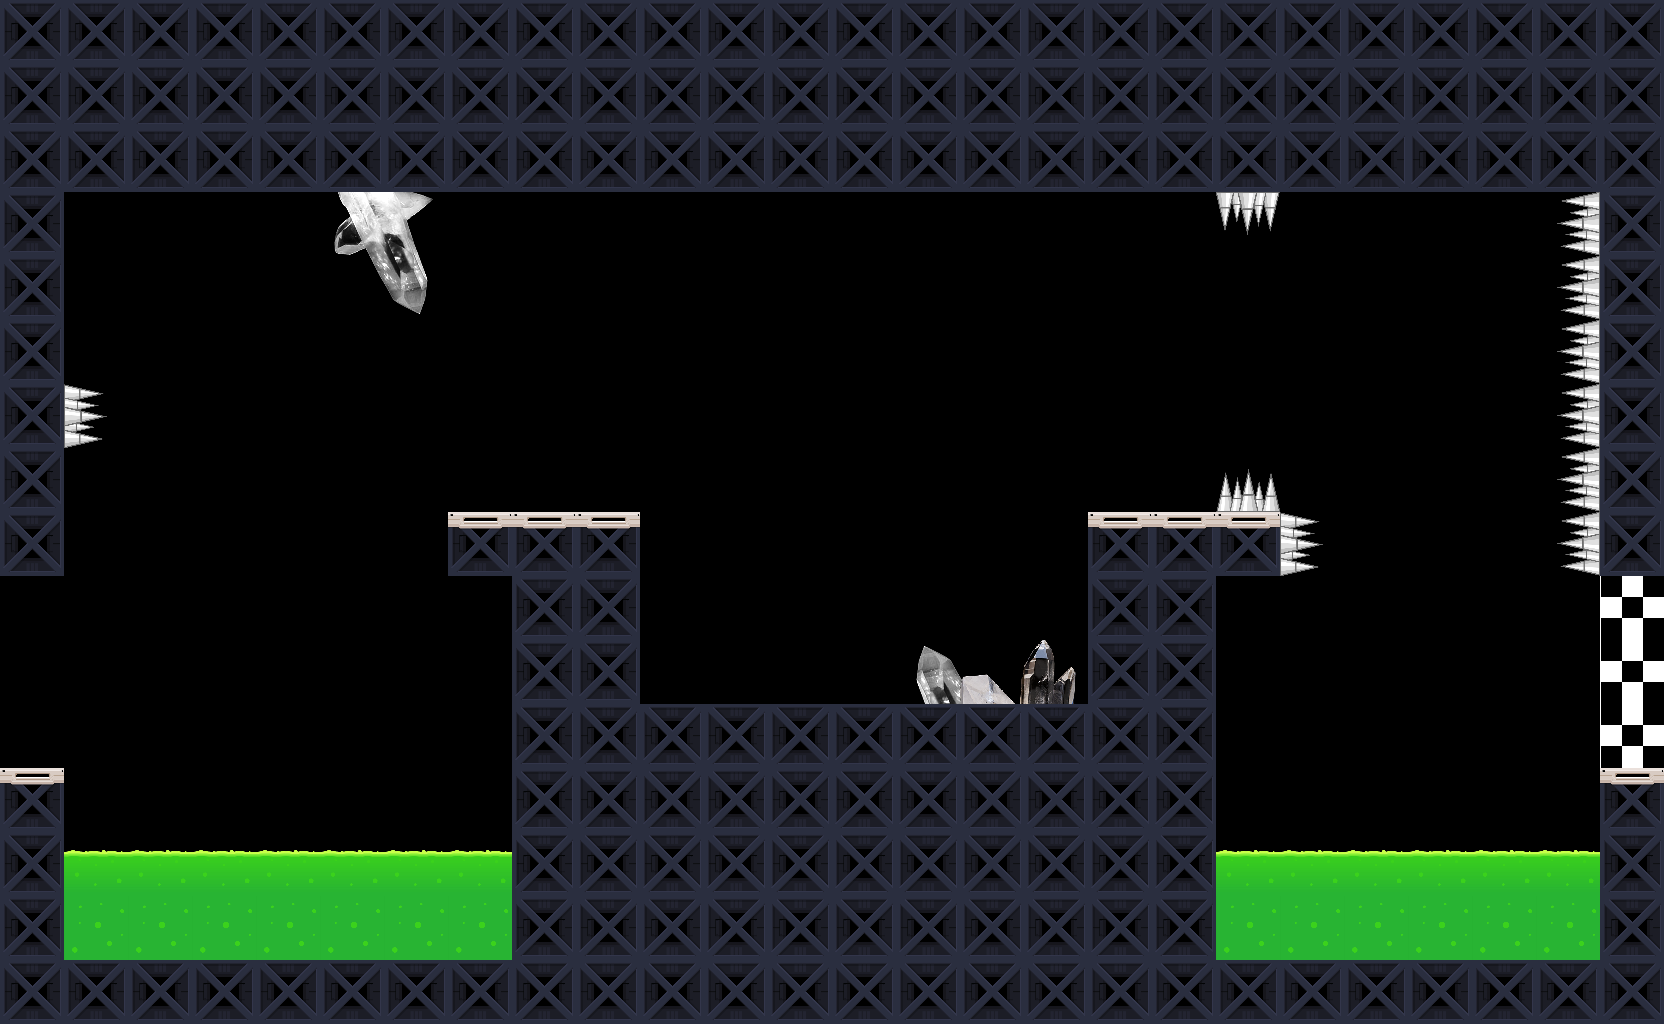

A 2D game scene composited from a Tiled map and its tileset images. What follows is a short description and the map's XML, with each tile layer's data collapsed to a summary:
An orthogonal 26x16 tile map with 64x64 px tiles, 3 tile layers (BG, L0, UI) and 24 objects (6x static, 2x Mine, SpawnPoint, Sensor, EsatWallTop, ...).

<map version="1.2" tiledversion="2019.05.08" orientation="orthogonal" renderorder="left-up" width="26" height="16" tilewidth="64" tileheight="64" infinite="0" nextlayerid="11" nextobjectid="38">
 <properties>
  <property name="isBoundingBox" type="bool" value="true" />
  <property name="isDebug" type="bool" value="true" />
  <property name="isFollow" type="bool" value="false" />
  <property name="isPhyDebug" type="bool" value="true" />
  <property name="isScrollX" type="bool" value="false" />
  <property name="isScrollY" type="bool" value="false" />
 </properties>
 <tileset firstgid="1" name="Tiles" tilewidth="128" tileheight="128" tilecount="15" columns="0">
  <grid orientation="orthogonal" width="1" height="1" />
  <tile id="1" type="TR-1">
   <properties>
    <property name="PE_Key" value="NA" />
    <property name="PhysicsBody" value="BOUNDING_BOX" />
    <property name="TAG" type="int" value="80" />
    <property name="isDynamic" type="bool" value="false" />
    <property name="isUseOnContact" type="bool" value="false" />
    <property name="isUsePhysics" type="bool" value="true" />
   </properties>
   <image width="64" height="64" source="Tile2.png" />
   <objectgroup draworder="index">
    <object id="1" x="0" y="0" width="64" height="64" />
   </objectgroup>
  </tile>
  <tile id="4" type="TR-0">
   <properties>
    <property name="PE_Key" value="NA" />
    <property name="PhysicsBody" value="BOUNDING_BOX" />
    <property name="TAG" type="int" value="82" />
    <property name="isDynamic" type="bool" value="false" />
    <property name="isUseOnContact" type="bool" value="false" />
    <property name="isUsePhysics" type="bool" value="true" />
   </properties>
   <image width="64" height="64" source="Tile5.png" />
   <objectgroup draworder="index">
    <object id="1" x="0" y="0" width="64" height="64" />
   </objectgroup>
  </tile>
  <tile id="15" type="Acid">
   <properties>
    <property name="CategoryBitmask" value="100000_000000_000000_000000" />
    <property name="CollisionBitmask" value="000000_000000_11111111_11111111" />
    <property name="ContactTestBitmask" value="11111111_11111111_11111111_11111111" />
    <property name="GameObject" value="Hostile" />
    <property name="GivesDamage" type="int" value="100" />
    <property name="Group" type="int" value="0" />
    <property name="PE_Key" value="NA" />
    <property name="PhysicsBody" value="BOUNDING_BOX" />
    <property name="TAG" type="int" value="100" />
    <property name="canGiveDamage" type="bool" value="false" />
    <property name="canTakeDamage" type="bool" value="false" />
    <property name="health" value="INF" />
    <property name="isDynamic" type="bool" value="false" />
    <property name="isUseOnContact" type="bool" value="false" />
    <property name="isUsePhysics" type="bool" value="true" />
   </properties>
   <image width="64" height="64" source="Acid_Bottom.png" />
   <objectgroup draworder="index">
    <object id="1" x="0" y="0" width="4" height="64" />
   </objectgroup>
  </tile>
  <tile id="16" type="AcidTop">
   <properties>
    <property name="CategoryBitmask" value="010000_000000_000000_000000" />
    <property name="CollisionBitmask" value="000000_000000_11111111_11111111" />
    <property name="ContactTestBitmask" value="11111111_11111111_11111111_11111111" />
    <property name="GameObject" value="Hostile" />
    <property name="GivesDamage" type="int" value="100" />
    <property name="Group" type="int" value="0" />
    <property name="PE_Key" value="AcidTop" />
    <property name="PhysicsBody" value="PE" />
    <property name="TAG" type="int" value="100" />
    <property name="canGiveDamage" type="bool" value="false" />
    <property name="canTakeDamage" type="bool" value="false" />
    <property name="health" value="INF" />
    <property name="isDynamic" type="bool" value="false" />
    <property name="isUseOnContact" type="bool" value="true" />
    <property name="isUsePhysics" type="bool" value="true" />
   </properties>
   <image width="64" height="64" source="Acid_Top.png" />
   <objectgroup draworder="index">
    <object id="1" x="2" y="23" width="61" height="40" />
   </objectgroup>
  </tile>
  <tile id="22" type="SpikeWest">
   <properties>
    <property name="CategoryBitmask" value="100000_000000_000000_000000" />
    <property name="CollisionBitmask" value="000000_000000_11111111_11111111" />
    <property name="ContactTestBitmask" value="11111111_11111111_11111111_11111111" />
    <property name="GameObject" value="Hostile" />
    <property name="GivesDamage" type="int" value="30" />
    <property name="Group" type="int" value="0" />
    <property name="PE_Key" value="SpikeWest" />
    <property name="PhysicsBody" value="PE" />
    <property name="TAG" type="int" value="100" />
    <property name="canGiveDamage" type="bool" value="false" />
    <property name="canTakeDamage" type="bool" value="false" />
    <property name="health" value="INF" />
    <property name="isDynamic" type="bool" value="false" />
    <property name="isUseOnContact" type="bool" value="true" />
    <property name="isUsePhysics" type="bool" value="true" />
   </properties>
   <image width="64" height="64" source="SpikeWest.png" />
   <objectgroup draworder="index">
    <object id="1" x="27" y="2" width="36" height="60" />
   </objectgroup>
  </tile>
  <tile id="23" type="SpikeEast">
   <properties>
    <property name="CategoryBitmask" value="100000_000000_000000_000000" />
    <property name="CollisionBitmask" value="000000_000000_11111111_11111111" />
    <property name="ContactTestBitmask" value="11111111_11111111_11111111_11111111" />
    <property name="GameObject" value="Hostile" />
    <property name="GivesDamage" type="int" value="30" />
    <property name="Group" type="int" value="0" />
    <property name="PE_Key" value="SpikeEast" />
    <property name="PhysicsBody" value="PE" />
    <property name="TAG" type="int" value="100" />
    <property name="canGiveDamage" type="bool" value="false" />
    <property name="canTakeDamage" type="bool" value="false" />
    <property name="health" value="INF" />
    <property name="isDynamic" type="bool" value="false" />
    <property name="isUseOnContact" type="bool" value="true" />
    <property name="isUsePhysics" type="bool" value="true" />
   </properties>
   <image width="64" height="64" source="SpikeEast.png" />
   <objectgroup draworder="index">
    <object id="1" x="0" y="0" width="34" height="64" />
   </objectgroup>
  </tile>
  <tile id="24" type="SpikeSouth">
   <properties>
    <property name="CategoryBitmask" value="100000_000000_000000_000000" />
    <property name="CollisionBitmask" value="000000_000000_11111111_11111111" />
    <property name="ContactTestBitmask" value="11111111_11111111_11111111_11111111" />
    <property name="GameObject" value="Hostile" />
    <property name="GivesDamage" type="int" value="30" />
    <property name="Group" type="int" value="0" />
    <property name="PE_Key" value="SpikeSouth" />
    <property name="PhysicsBody" value="PE" />
    <property name="TAG" type="int" value="100" />
    <property name="canGiveDamage" type="bool" value="false" />
    <property name="canTakeDamage" type="bool" value="false" />
    <property name="health" value="INF" />
    <property name="isDynamic" type="bool" value="false" />
    <property name="isUseOnContact" type="bool" value="true" />
    <property name="isUsePhysics" type="bool" value="true" />
   </properties>
   <image width="64" height="64" source="SpikeSoth.png" />
   <objectgroup draworder="index">
    <object id="1" x="0" y="0" width="64" height="34" />
   </objectgroup>
  </tile>
  <tile id="25" type="SpikeNorth">
   <properties>
    <property name="CategoryBitmask" value="100000_000000_000000_000000" />
    <property name="CollisionBitmask" value="000000_000000_11111111_11111111" />
    <property name="ContactTestBitmask" value="11111111_11111111_11111111_11111111" />
    <property name="GameObject" value="Hostile" />
    <property name="GivesDamage" type="int" value="30" />
    <property name="Group" type="int" value="0" />
    <property name="PE_Key" value="SpikeNorth" />
    <property name="PhysicsBody" value="PE" />
    <property name="TAG" type="int" value="100" />
    <property name="canGiveDamage" type="bool" value="false" />
    <property name="canTakeDamage" type="bool" value="false" />
    <property name="health" value="INF" />
    <property name="isDynamic" type="bool" value="false" />
    <property name="isUseOnContact" type="bool" value="true" />
    <property name="isUsePhysics" type="bool" value="true" />
   </properties>
   <image width="64" height="64" source="SpikeNorth.png" />
   <objectgroup draworder="index">
    <object id="1" x="0" y="34" width="64" height="35" />
   </objectgroup>
  </tile>
  <tile id="26" type="Finish">
   <properties>
    <property name="CategoryBitmask" value="100000_000000_000000_000000" />
    <property name="CollisionBitmask" value="000000_000000_11111111_11111111" />
    <property name="ContactTestBitmask" value="11111111_11111111_11111111_11111111" />
    <property name="GameObject" value="Exit" />
    <property name="GivesDamage" type="int" value="100" />
    <property name="Group" type="int" value="0" />
    <property name="PE_Key" value="NA" />
    <property name="PhysicsBody" value="BOUNDING_BOX" />
    <property name="TAG" type="int" value="100" />
    <property name="canGiveDamage" type="bool" value="false" />
    <property name="canTakeDamage" type="bool" value="false" />
    <property name="health" value="INF" />
    <property name="isDynamic" type="bool" value="false" />
    <property name="isUseOnContact" type="bool" value="false" />
    <property name="isUsePhysics" type="bool" value="false" />
   </properties>
   <image width="64" height="64" source="finish64x64.png" />
  </tile>
  <tile id="27" type="QuartzCrystalEast">
   <properties>
    <property name="CategoryBitmask" value="100000_000000_000000_000000" />
    <property name="CollisionBitmask" value="000000_000000_11111111_11111111" />
    <property name="ContactTestBitmask" value="11111111_11111111_11111111_11111111" />
    <property name="GameObject" value="Hostile" />
    <property name="GivesDamage" type="int" value="1" />
    <property name="Group" type="int" value="0" />
    <property name="PE_Key" value="QuartzCrystalEast" />
    <property name="PhysicsBody" value="PE" />
    <property name="TAG" type="int" value="100" />
    <property name="canGiveDamage" type="bool" value="false" />
    <property name="canTakeDamage" type="bool" value="false" />
    <property name="health" value="INF" />
    <property name="isDynamic" type="bool" value="false" />
    <property name="isUseOnContact" type="bool" value="true" />
    <property name="isUsePhysics" type="bool" value="true" />
   </properties>
   <image width="128" height="128" source="QuartzCrystalEast.png" />
  </tile>
  <tile id="28" type="QuartzCrystalNorth">
   <properties>
    <property name="CategoryBitmask" value="100000_000000_000000_000000" />
    <property name="CollisionBitmask" value="000000_000000_11111111_11111111" />
    <property name="ContactTestBitmask" value="11111111_11111111_11111111_11111111" />
    <property name="GameObject" value="Hostile" />
    <property name="GivesDamage" type="int" value="1" />
    <property name="Group" type="int" value="0" />
    <property name="PE_Key" value="QuartzCrystalNorth" />
    <property name="PhysicsBody" value="PE" />
    <property name="TAG" type="int" value="100" />
    <property name="canGiveDamage" type="bool" value="false" />
    <property name="canTakeDamage" type="bool" value="false" />
    <property name="health" value="INF" />
    <property name="isDynamic" type="bool" value="false" />
    <property name="isUseOnContact" type="bool" value="true" />
    <property name="isUsePhysics" type="bool" value="true" />
   </properties>
   <image width="128" height="128" source="QuartzCrystalNorth.png" />
  </tile>
  <tile id="29" type="QuartzCrystalNorth3">
   <properties>
    <property name="CategoryBitmask" value="100000_000000_000000_000000" />
    <property name="CollisionBitmask" value="000000_000000_11111111_11111111" />
    <property name="ContactTestBitmask" value="11111111_11111111_11111111_11111111" />
    <property name="GameObject" value="Hostile" />
    <property name="GivesDamage" type="int" value="1" />
    <property name="Group" type="int" value="0" />
    <property name="PE_Key" value="QuartzCrystalNorth3" />
    <property name="PhysicsBody" value="PE" />
    <property name="TAG" type="int" value="100" />
    <property name="canGiveDamage" type="bool" value="false" />
    <property name="canTakeDamage" type="bool" value="false" />
    <property name="health" value="INF" />
    <property name="isDynamic" type="bool" value="false" />
    <property name="isUseOnContact" type="bool" value="true" />
    <property name="isUsePhysics" type="bool" value="true" />
   </properties>
   <image width="128" height="128" source="QuartzCrystalNorth3.png" />
  </tile>
  <tile id="30" type="QuartzCrystalNorthFliped3">
   <properties>
    <property name="CategoryBitmask" value="100000_000000_000000_000000" />
    <property name="CollisionBitmask" value="000000_000000_11111111_11111111" />
    <property name="ContactTestBitmask" value="11111111_11111111_11111111_11111111" />
    <property name="GameObject" value="Hostile" />
    <property name="GivesDamage" type="int" value="1" />
    <property name="Group" type="int" value="0" />
    <property name="PE_Key" value="QuartzCrystalNorthFliped3" />
    <property name="PhysicsBody" value="PE" />
    <property name="TAG" type="int" value="100" />
    <property name="canGiveDamage" type="bool" value="false" />
    <property name="canTakeDamage" type="bool" value="false" />
    <property name="health" value="INF" />
    <property name="isDynamic" type="bool" value="false" />
    <property name="isUseOnContact" type="bool" value="true" />
    <property name="isUsePhysics" type="bool" value="true" />
   </properties>
   <image width="128" height="128" source="QuartzCrystalNorthFliped3.png" />
  </tile>
  <tile id="31" type="QuartzCrystalSouth">
   <properties>
    <property name="CategoryBitmask" value="100000_000000_000000_000000" />
    <property name="CollisionBitmask" value="000000_000000_11111111_11111111" />
    <property name="ContactTestBitmask" value="11111111_11111111_11111111_11111111" />
    <property name="GameObject" value="Hostile" />
    <property name="GivesDamage" type="int" value="1" />
    <property name="Group" type="int" value="0" />
    <property name="PE_Key" value="QuartzCrystalSouth" />
    <property name="PhysicsBody" value="PE" />
    <property name="TAG" type="int" value="100" />
    <property name="canGiveDamage" type="bool" value="false" />
    <property name="canTakeDamage" type="bool" value="false" />
    <property name="health" value="INF" />
    <property name="isDynamic" type="bool" value="false" />
    <property name="isUseOnContact" type="bool" value="true" />
    <property name="isUsePhysics" type="bool" value="true" />
   </properties>
   <image width="128" height="128" source="QuartzCrystalSouth.png" />
  </tile>
  <tile id="32" type="QuartzCrystalWest">
   <properties>
    <property name="CategoryBitmask" value="100000_000000_000000_000000" />
    <property name="CollisionBitmask" value="000000_000000_11111111_11111111" />
    <property name="ContactTestBitmask" value="11111111_11111111_11111111_11111111" />
    <property name="GameObject" value="Hostile" />
    <property name="GivesDamage" type="int" value="1" />
    <property name="Group" type="int" value="0" />
    <property name="PE_Key" value="QuartzCrystalWest" />
    <property name="PhysicsBody" value="PE" />
    <property name="TAG" type="int" value="100" />
    <property name="canGiveDamage" type="bool" value="false" />
    <property name="canTakeDamage" type="bool" value="false" />
    <property name="health" value="INF" />
    <property name="isDynamic" type="bool" value="false" />
    <property name="isUseOnContact" type="bool" value="true" />
    <property name="isUsePhysics" type="bool" value="true" />
   </properties>
   <image width="128" height="128" source="QuartzCrystalWest.png" />
  </tile>
 </tileset>
 <layer id="10" name="BG" width="26" height="16">
  <data>[416 cells, 3 non-empty, 3 distinct tile ids]</data>
 </layer>
 <layer id="6" name="L0" width="26" height="16">
  <data>[416 cells, 219 non-empty, 9 distinct tile ids]</data>
 </layer>
 <layer id="9" name="UI" width="26" height="16">
  <data>[416 cells, 0 non-empty, 0 distinct tile ids]</data>
 </layer>
 <objectgroup id="2" name="O1-PHY" visible="0">
  <object id="1" name="SpawnPlayer" type="SpawnPoint" x="350" y="420">
   <point />
  </object>
  <object id="2" name="ExitLevel" type="Sensor" x="1596" y="514" width="64" height="256" />
  <object id="3" name="Top" type="static" x="0" y="0" width="1662" height="192" />
  <object id="4" name="WestWall" type="static" x="0" y="192" width="128" height="832" />
  <object id="5" name="Bottom" type="static" x="128" y="961" width="1536" height="64" />
  <object id="6" name="static" type="EsatWallTop" x="1601" y="199" width="63" height="316" />
  <object id="7" name="EastWall-Bottom" type="static" x="1600" y="771" width="66" height="188" />
  <object id="8" name="CenterPlatform" type="static" x="770" y="578" width="446" height="381" />
  <object id="9" name="CenterPlatform-Top" type="static" x="702" y="515" width="581" height="63" />
 </objectgroup>
 <objectgroup id="7" name="O2-ELEMENTS">
  <object id="10" name="VEF" type="VEF" x="1222" y="196" width="64" height="320">
   <properties>
    <property name="beamColor" type="int" value="0" />
    <property name="blinkRateInSeconds" type="int" value="2" />
    <property name="increasing" type="int" value="0" />
    <property name="isBlinkling" type="int" value="1" />
    <property name="isMoving" type="int" value="0" />
    <property name="isRandomColor" type="int" value="1" />
    <property name="minXPixel" type="int" value="0" />
    <property name="showBeamBookEnd" type="int" value="0" />
    <property name="showBeamBoundry" type="int" value="0" />
    <property name="speedPixelPerSecond" type="int" value="0" />
    <property name="steps" type="int" value="7" />
   </properties>
  </object>
  <object id="11" name="HEF" type="HEF" x="1294.33" y="518.667" width="294" height="54.6667">
   <properties>
    <property name="beamColor" type="int" value="0" />
    <property name="beamWidthInPixels" type="int" value="64" />
    <property name="blinkRateInSeconds" type="int" value="2" />
    <property name="increasing" type="int" value="0" />
    <property name="isBlinkling" type="bool" value="true" />
    <property name="isMoving" type="int" value="0" />
    <property name="isRandomColor" type="int" value="1" />
    <property name="showBeamBookEnd" type="int" value="0" />
    <property name="showBeamBoundry" type="int" value="0" />
    <property name="speedPixelPerSecond" type="int" value="0" />
    <property name="steps" type="int" value="3" />
   </properties>
  </object>
  <object id="12" name="Mine" type="Mine" x="262" y="230" width="20" height="614">
   <properties>
    <property name="IsMoving" type="bool" value="true" />
    <property name="IsVert" type="bool" value="true" />
    <property name="dt" type="float" value="1" />
    <property name="isUsingOnContact" type="bool" value="false" />
    <property name="isUsingPhysics" type="bool" value="false" />
   </properties>
  </object>
  <object id="31" name="SpawnPlayer" type="SpawnPlayer" x="30" y="680">
   <point />
  </object>
  <object id="34" name="TRANS" type="TRANS" x="1600" y="608" width="64" height="176" />
  <object id="35" name="ScanBeam" type="ScanBeam" x="830" y="195" width="16" height="262" />
  </objectgroup>
</map>
<!-- 1 of 24 objects omitted -->
